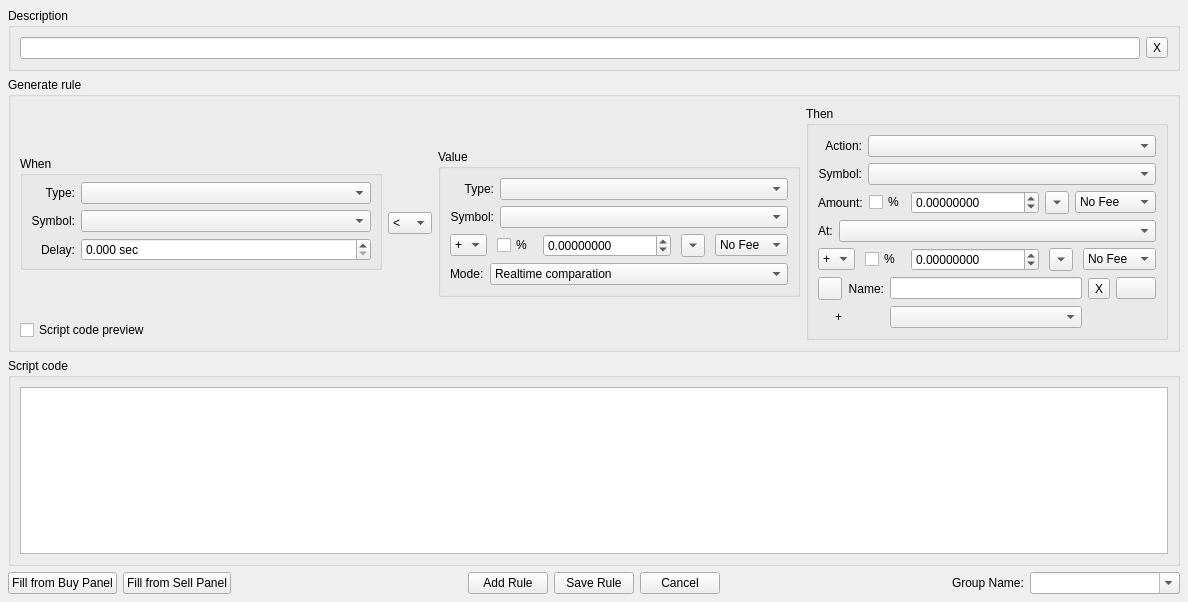
<?xml version="1.0" encoding="UTF-8"?>
<ui version="4.0">
 <class>AddRuleDialog</class>
 <widget class="QWidget" name="AddRuleDialog">
  <property name="geometry">
   <rect>
    <x>0</x>
    <y>0</y>
    <width>1188</width>
    <height>602</height>
   </rect>
  </property>
  <property name="maximumSize">
   <size>
    <width>2048</width>
    <height>1280</height>
   </size>
  </property>
  <property name="windowTitle">
   <string>Form</string>
  </property>
  <layout class="QGridLayout" name="gridLayout">
   <property name="leftMargin">
    <number>8</number>
   </property>
   <property name="topMargin">
    <number>8</number>
   </property>
   <property name="rightMargin">
    <number>8</number>
   </property>
   <property name="bottomMargin">
    <number>8</number>
   </property>
   <item row="2" column="0" colspan="5">
    <widget class="QGroupBox" name="scriptCodeGroupbox">
     <property name="sizePolicy">
      <sizepolicy hsizetype="Preferred" vsizetype="Expanding">
       <horstretch>0</horstretch>
       <verstretch>0</verstretch>
      </sizepolicy>
     </property>
     <property name="accessibleName">
      <string>SCRIPT_CODE</string>
     </property>
     <property name="title">
      <string>Script code</string>
     </property>
     <layout class="QGridLayout" name="gridLayout_8">
      <item row="0" column="0">
       <widget class="QTextEdit" name="scriptCodePreview">
        <property name="readOnly">
         <bool>true</bool>
        </property>
       </widget>
      </item>
     </layout>
    </widget>
   </item>
   <item row="3" column="0">
    <layout class="QHBoxLayout" name="horizontalLayout_2">
     <item>
      <widget class="QPushButton" name="fillFromBuyPanel">
       <property name="focusPolicy">
        <enum>Qt::NoFocus</enum>
       </property>
       <property name="accessibleName">
        <string>FILL_FROM_BUY_PANEL</string>
       </property>
       <property name="text">
        <string>Fill from Buy Panel</string>
       </property>
      </widget>
     </item>
     <item>
      <widget class="QPushButton" name="fillFromSellPanel">
       <property name="focusPolicy">
        <enum>Qt::NoFocus</enum>
       </property>
       <property name="accessibleName">
        <string>FILL_FROM_Sell_PANEL</string>
       </property>
       <property name="text">
        <string>Fill from Sell Panel</string>
       </property>
      </widget>
     </item>
     <item>
      <spacer name="horizontalSpacer">
       <property name="orientation">
        <enum>Qt::Horizontal</enum>
       </property>
       <property name="sizeHint" stdset="0">
        <size>
         <width>40</width>
         <height>20</height>
        </size>
       </property>
      </spacer>
     </item>
    </layout>
   </item>
   <item row="3" column="2">
    <widget class="QPushButton" name="buttonSaveRule">
     <property name="accessibleName">
      <string>SAVE_RULE</string>
     </property>
     <property name="text">
      <string>Save Rule</string>
     </property>
     <property name="autoDefault">
      <bool>true</bool>
     </property>
     <property name="default">
      <bool>false</bool>
     </property>
    </widget>
   </item>
   <item row="3" column="1">
    <widget class="QPushButton" name="buttonAddRule">
     <property name="accessibleName">
      <string>ADD_RULE</string>
     </property>
     <property name="text">
      <string>Add Rule</string>
     </property>
     <property name="autoDefault">
      <bool>true</bool>
     </property>
     <property name="default">
      <bool>false</bool>
     </property>
    </widget>
   </item>
   <item row="0" column="0" colspan="5">
    <widget class="QGroupBox" name="groupBox">
     <property name="accessibleName">
      <string>DESCRIPTION</string>
     </property>
     <property name="title">
      <string>Description</string>
     </property>
     <layout class="QGridLayout" name="gridLayout_10">
      <item row="0" column="0">
       <widget class="QLineEdit" name="descriptionText"/>
      </item>
      <item row="0" column="1">
       <widget class="QToolButton" name="descriptionClear">
        <property name="text">
         <string>X</string>
        </property>
       </widget>
      </item>
     </layout>
    </widget>
   </item>
   <item row="3" column="3">
    <widget class="QPushButton" name="buttonCancel">
     <property name="accessibleName">
      <string>TRCANCEL</string>
     </property>
     <property name="text">
      <string>Cancel</string>
     </property>
    </widget>
   </item>
   <item row="3" column="4">
    <layout class="QHBoxLayout" name="horizontalLayout_5">
     <item>
      <spacer name="horizontalSpacer_4">
       <property name="orientation">
        <enum>Qt::Horizontal</enum>
       </property>
       <property name="sizeType">
        <enum>QSizePolicy::Expanding</enum>
       </property>
       <property name="sizeHint" stdset="0">
        <size>
         <width>40</width>
         <height>20</height>
        </size>
       </property>
      </spacer>
     </item>
     <item>
      <widget class="QLabel" name="groupNameLabel">
       <property name="accessibleName">
        <string>GROUP_NAME</string>
       </property>
       <property name="text">
        <string>Group Name:</string>
       </property>
      </widget>
     </item>
     <item>
      <widget class="QComboBox" name="groupName">
       <property name="sizePolicy">
        <sizepolicy hsizetype="Preferred" vsizetype="Fixed">
         <horstretch>0</horstretch>
         <verstretch>0</verstretch>
        </sizepolicy>
       </property>
       <property name="minimumSize">
        <size>
         <width>150</width>
         <height>0</height>
        </size>
       </property>
       <property name="editable">
        <bool>true</bool>
       </property>
       <property name="sizeAdjustPolicy">
        <enum>QComboBox::AdjustToContents</enum>
       </property>
      </widget>
     </item>
    </layout>
   </item>
   <item row="1" column="0" colspan="5">
    <widget class="QGroupBox" name="addRuleGroupBox">
     <property name="sizePolicy">
      <sizepolicy hsizetype="Preferred" vsizetype="Preferred">
       <horstretch>0</horstretch>
       <verstretch>0</verstretch>
      </sizepolicy>
     </property>
     <property name="accessibleName">
      <string>GENERATE_RULE</string>
     </property>
     <property name="title">
      <string>Generate rule</string>
     </property>
     <layout class="QGridLayout" name="gridLayout_9">
      <item row="0" column="2">
       <layout class="QVBoxLayout" name="verticalLayout_5">
        <property name="spacing">
         <number>0</number>
        </property>
        <item>
         <spacer name="verticalSpacer_2">
          <property name="orientation">
           <enum>Qt::Vertical</enum>
          </property>
          <property name="sizeHint" stdset="0">
           <size>
            <width>20</width>
            <height>0</height>
           </size>
          </property>
         </spacer>
        </item>
        <item>
         <widget class="QGroupBox" name="whenValueGroupBox">
          <property name="sizePolicy">
           <sizepolicy hsizetype="Preferred" vsizetype="Preferred">
            <horstretch>0</horstretch>
            <verstretch>0</verstretch>
           </sizepolicy>
          </property>
          <property name="accessibleName">
           <string>VALUE</string>
          </property>
          <property name="title">
           <string>Value</string>
          </property>
          <layout class="QGridLayout" name="gridLayout_2">
           <item row="2" column="0">
            <widget class="QWidget" name="modeFon" native="true">
             <layout class="QGridLayout" name="gridLayout_7">
              <property name="leftMargin">
               <number>0</number>
              </property>
              <property name="topMargin">
               <number>0</number>
              </property>
              <property name="rightMargin">
               <number>0</number>
              </property>
              <property name="bottomMargin">
               <number>0</number>
              </property>
              <item row="0" column="0">
               <widget class="QLabel" name="variableBModeLabel">
                <property name="sizePolicy">
                 <sizepolicy hsizetype="Maximum" vsizetype="Preferred">
                  <horstretch>0</horstretch>
                  <verstretch>0</verstretch>
                 </sizepolicy>
                </property>
                <property name="accessibleName">
                 <string>MODE</string>
                </property>
                <property name="text">
                 <string>Mode:</string>
                </property>
               </widget>
              </item>
              <item row="0" column="1" colspan="2">
               <widget class="QComboBox" name="variableBMode">
                <property name="iconSize">
                 <size>
                  <width>24</width>
                  <height>24</height>
                 </size>
                </property>
                <item>
                 <property name="text">
                  <string>Realtime comparation</string>
                 </property>
                </item>
                <item>
                 <property name="text">
                  <string>Fixed. Save base value once at rule starts</string>
                 </property>
                </item>
                <item>
                 <property name="text">
                  <string>Trailing. Save base value on opposide direction</string>
                 </property>
                </item>
               </widget>
              </item>
             </layout>
            </widget>
           </item>
           <item row="1" column="0">
            <layout class="QHBoxLayout" name="horizontalLayout_3">
             <property name="spacing">
              <number>10</number>
             </property>
             <item>
              <widget class="QComboBox" name="variableBplusMinus">
               <item>
                <property name="text">
                 <string>+</string>
                </property>
               </item>
               <item>
                <property name="text">
                 <string>-</string>
                </property>
               </item>
               <item>
                <property name="text">
                 <string>*</string>
                </property>
               </item>
               <item>
                <property name="text">
                 <string>/</string>
                </property>
               </item>
              </widget>
             </item>
             <item>
              <widget class="QCheckBox" name="variableBPercent">
               <property name="text">
                <string>%</string>
               </property>
              </widget>
             </item>
             <item>
              <widget class="QDoubleSpinBox" name="variableBExact">
               <property name="sizePolicy">
                <sizepolicy hsizetype="Expanding" vsizetype="Fixed">
                 <horstretch>0</horstretch>
                 <verstretch>0</verstretch>
                </sizepolicy>
               </property>
               <property name="minimumSize">
                <size>
                 <width>120</width>
                 <height>0</height>
                </size>
               </property>
               <property name="decimals">
                <number>8</number>
               </property>
               <property name="minimum">
                <double>-9999999.000000000000000</double>
               </property>
               <property name="maximum">
                <double>9999999.000000000000000</double>
               </property>
              </widget>
             </item>
             <item>
              <widget class="QToolButton" name="variableBPercentButton">
               <property name="text">
                <string/>
               </property>
               <property name="popupMode">
                <enum>QToolButton::InstantPopup</enum>
               </property>
               <property name="toolButtonStyle">
                <enum>Qt::ToolButtonIconOnly</enum>
               </property>
               <property name="arrowType">
                <enum>Qt::DownArrow</enum>
               </property>
              </widget>
             </item>
             <item>
              <widget class="QComboBox" name="variableBFee">
               <property name="sizePolicy">
                <sizepolicy hsizetype="Expanding" vsizetype="Fixed">
                 <horstretch>0</horstretch>
                 <verstretch>0</verstretch>
                </sizepolicy>
               </property>
               <item>
                <property name="text">
                 <string>No Fee</string>
                </property>
               </item>
               <item>
                <property name="text">
                 <string>+ Fee</string>
                </property>
               </item>
               <item>
                <property name="text">
                 <string>- Fee</string>
                </property>
               </item>
              </widget>
             </item>
            </layout>
           </item>
           <item row="0" column="0">
            <layout class="QGridLayout" name="gridLayout_5">
             <item row="0" column="2">
              <widget class="QComboBox" name="variableB">
               <property name="sizePolicy">
                <sizepolicy hsizetype="Expanding" vsizetype="Fixed">
                 <horstretch>0</horstretch>
                 <verstretch>0</verstretch>
                </sizepolicy>
               </property>
               <property name="maxVisibleItems">
                <number>30</number>
               </property>
              </widget>
             </item>
             <item row="0" column="1">
              <widget class="QLabel" name="label_3">
               <property name="sizePolicy">
                <sizepolicy hsizetype="Preferred" vsizetype="Preferred">
                 <horstretch>0</horstretch>
                 <verstretch>0</verstretch>
                </sizepolicy>
               </property>
               <property name="accessibleName">
                <string>TYPE</string>
               </property>
               <property name="text">
                <string>Type:</string>
               </property>
               <property name="alignment">
                <set>Qt::AlignRight|Qt::AlignTrailing|Qt::AlignVCenter</set>
               </property>
              </widget>
             </item>
             <item row="1" column="2">
              <widget class="QComboBox" name="valueBSymbol">
               <property name="sizePolicy">
                <sizepolicy hsizetype="Expanding" vsizetype="Fixed">
                 <horstretch>0</horstretch>
                 <verstretch>0</verstretch>
                </sizepolicy>
               </property>
               <property name="accessibleName">
                <string>SYMBOL</string>
               </property>
              </widget>
             </item>
             <item row="1" column="1">
              <widget class="QLabel" name="label_7">
               <property name="sizePolicy">
                <sizepolicy hsizetype="Preferred" vsizetype="Preferred">
                 <horstretch>0</horstretch>
                 <verstretch>0</verstretch>
                </sizepolicy>
               </property>
               <property name="accessibleName">
                <string>TR00005</string>
               </property>
               <property name="text">
                <string>Symbol:</string>
               </property>
               <property name="alignment">
                <set>Qt::AlignRight|Qt::AlignTrailing|Qt::AlignVCenter</set>
               </property>
              </widget>
             </item>
            </layout>
           </item>
          </layout>
         </widget>
        </item>
        <item>
         <spacer name="verticalSpacer">
          <property name="orientation">
           <enum>Qt::Vertical</enum>
          </property>
          <property name="sizeHint" stdset="0">
           <size>
            <width>20</width>
            <height>0</height>
           </size>
          </property>
         </spacer>
        </item>
       </layout>
      </item>
      <item row="0" column="3">
       <layout class="QVBoxLayout" name="verticalLayout_6">
        <property name="spacing">
         <number>0</number>
        </property>
        <item>
         <spacer name="verticalSpacer_7">
          <property name="orientation">
           <enum>Qt::Vertical</enum>
          </property>
          <property name="sizeHint" stdset="0">
           <size>
            <width>20</width>
            <height>0</height>
           </size>
          </property>
         </spacer>
        </item>
        <item>
         <widget class="QGroupBox" name="actionGroupBox">
          <property name="accessibleName">
           <string>THEN</string>
          </property>
          <property name="title">
           <string>Then</string>
          </property>
          <layout class="QVBoxLayout" name="verticalLayout_2">
           <item>
            <layout class="QGridLayout" name="gridLayout_6">
             <property name="topMargin">
              <number>0</number>
             </property>
             <item row="0" column="1">
              <widget class="QComboBox" name="thanType">
               <property name="sizePolicy">
                <sizepolicy hsizetype="Expanding" vsizetype="Fixed">
                 <horstretch>0</horstretch>
                 <verstretch>0</verstretch>
                </sizepolicy>
               </property>
               <property name="maxVisibleItems">
                <number>30</number>
               </property>
              </widget>
             </item>
             <item row="0" column="0">
              <widget class="QLabel" name="label_8">
               <property name="sizePolicy">
                <sizepolicy hsizetype="Preferred" vsizetype="Preferred">
                 <horstretch>0</horstretch>
                 <verstretch>0</verstretch>
                </sizepolicy>
               </property>
               <property name="accessibleName">
                <string>ACTION</string>
               </property>
               <property name="text">
                <string>Action:</string>
               </property>
               <property name="alignment">
                <set>Qt::AlignRight|Qt::AlignTrailing|Qt::AlignVCenter</set>
               </property>
              </widget>
             </item>
             <item row="1" column="0">
              <widget class="QLabel" name="thanSymbolLabel">
               <property name="sizePolicy">
                <sizepolicy hsizetype="Preferred" vsizetype="Preferred">
                 <horstretch>0</horstretch>
                 <verstretch>0</verstretch>
                </sizepolicy>
               </property>
               <property name="accessibleName">
                <string>TR00005</string>
               </property>
               <property name="text">
                <string>Symbol:</string>
               </property>
               <property name="alignment">
                <set>Qt::AlignRight|Qt::AlignTrailing|Qt::AlignVCenter</set>
               </property>
              </widget>
             </item>
             <item row="1" column="1">
              <widget class="QComboBox" name="thanSymbol">
               <property name="sizePolicy">
                <sizepolicy hsizetype="Expanding" vsizetype="Fixed">
                 <horstretch>0</horstretch>
                 <verstretch>0</verstretch>
                </sizepolicy>
               </property>
               <property name="accessibleName">
                <string>SYMBOL</string>
               </property>
              </widget>
             </item>
            </layout>
           </item>
           <item>
            <widget class="QWidget" name="doubleValueFon" native="true">
             <layout class="QVBoxLayout" name="verticalLayout">
              <property name="leftMargin">
               <number>0</number>
              </property>
              <property name="topMargin">
               <number>0</number>
              </property>
              <property name="rightMargin">
               <number>0</number>
              </property>
              <property name="bottomMargin">
               <number>0</number>
              </property>
              <item>
               <layout class="QGridLayout" name="gridLayout_3">
                <item row="0" column="1">
                 <widget class="QCheckBox" name="thanAmountPercent">
                  <property name="text">
                   <string>%</string>
                  </property>
                 </widget>
                </item>
                <item row="0" column="3">
                 <widget class="QToolButton" name="thanAmountPercentButton">
                  <property name="text">
                   <string/>
                  </property>
                  <property name="popupMode">
                   <enum>QToolButton::InstantPopup</enum>
                  </property>
                  <property name="toolButtonStyle">
                   <enum>Qt::ToolButtonIconOnly</enum>
                  </property>
                  <property name="arrowType">
                   <enum>Qt::DownArrow</enum>
                  </property>
                 </widget>
                </item>
                <item row="0" column="0">
                 <widget class="QLabel" name="label_6">
                  <property name="sizePolicy">
                   <sizepolicy hsizetype="Maximum" vsizetype="Preferred">
                    <horstretch>0</horstretch>
                    <verstretch>0</verstretch>
                   </sizepolicy>
                  </property>
                  <property name="accessibleName">
                   <string>AMOUNT</string>
                  </property>
                  <property name="text">
                   <string>Amount:</string>
                  </property>
                 </widget>
                </item>
                <item row="0" column="2">
                 <widget class="QDoubleSpinBox" name="thanAmount">
                  <property name="sizePolicy">
                   <sizepolicy hsizetype="Expanding" vsizetype="Fixed">
                    <horstretch>0</horstretch>
                    <verstretch>0</verstretch>
                   </sizepolicy>
                  </property>
                  <property name="minimumSize">
                   <size>
                    <width>120</width>
                    <height>0</height>
                   </size>
                  </property>
                  <property name="decimals">
                   <number>8</number>
                  </property>
                  <property name="minimum">
                   <double>-9999999.000000000000000</double>
                  </property>
                  <property name="maximum">
                   <double>9999999.000000000000000</double>
                  </property>
                 </widget>
                </item>
                <item row="0" column="4">
                 <widget class="QComboBox" name="thanAmountFee">
                  <property name="sizePolicy">
                   <sizepolicy hsizetype="Expanding" vsizetype="Fixed">
                    <horstretch>0</horstretch>
                    <verstretch>0</verstretch>
                   </sizepolicy>
                  </property>
                  <item>
                   <property name="text">
                    <string>No Fee</string>
                   </property>
                  </item>
                  <item>
                   <property name="text">
                    <string>+ Fee</string>
                   </property>
                  </item>
                  <item>
                   <property name="text">
                    <string>- Fee</string>
                   </property>
                  </item>
                 </widget>
                </item>
               </layout>
              </item>
              <item>
               <layout class="QHBoxLayout" name="horizontalLayout_12">
                <item>
                 <widget class="QLabel" name="label_4">
                  <property name="sizePolicy">
                   <sizepolicy hsizetype="Maximum" vsizetype="Preferred">
                    <horstretch>0</horstretch>
                    <verstretch>0</verstretch>
                   </sizepolicy>
                  </property>
                  <property name="accessibleName">
                   <string>AT</string>
                  </property>
                  <property name="text">
                   <string>At:</string>
                  </property>
                 </widget>
                </item>
                <item>
                 <widget class="QComboBox" name="thanPriceType">
                  <property name="sizePolicy">
                   <sizepolicy hsizetype="Expanding" vsizetype="Fixed">
                    <horstretch>0</horstretch>
                    <verstretch>0</verstretch>
                   </sizepolicy>
                  </property>
                  <property name="maxVisibleItems">
                   <number>30</number>
                  </property>
                 </widget>
                </item>
               </layout>
              </item>
              <item>
               <layout class="QHBoxLayout" name="horizontalLayout">
                <property name="spacing">
                 <number>10</number>
                </property>
                <item>
                 <widget class="QComboBox" name="thanPricePlusMinus">
                  <item>
                   <property name="text">
                    <string>+</string>
                   </property>
                  </item>
                  <item>
                   <property name="text">
                    <string>-</string>
                   </property>
                  </item>
                  <item>
                   <property name="text">
                    <string>*</string>
                   </property>
                  </item>
                  <item>
                   <property name="text">
                    <string>/</string>
                   </property>
                  </item>
                 </widget>
                </item>
                <item>
                 <widget class="QCheckBox" name="thanPricePercent">
                  <property name="text">
                   <string>%</string>
                  </property>
                 </widget>
                </item>
                <item>
                 <widget class="QDoubleSpinBox" name="thanPriceValue">
                  <property name="sizePolicy">
                   <sizepolicy hsizetype="Expanding" vsizetype="Fixed">
                    <horstretch>0</horstretch>
                    <verstretch>0</verstretch>
                   </sizepolicy>
                  </property>
                  <property name="minimumSize">
                   <size>
                    <width>120</width>
                    <height>0</height>
                   </size>
                  </property>
                  <property name="decimals">
                   <number>8</number>
                  </property>
                  <property name="minimum">
                   <double>-9999999.000000000000000</double>
                  </property>
                  <property name="maximum">
                   <double>9999999.000000000000000</double>
                  </property>
                 </widget>
                </item>
                <item>
                 <widget class="QToolButton" name="thanPricePercentButton">
                  <property name="text">
                   <string/>
                  </property>
                  <property name="popupMode">
                   <enum>QToolButton::InstantPopup</enum>
                  </property>
                  <property name="toolButtonStyle">
                   <enum>Qt::ToolButtonIconOnly</enum>
                  </property>
                  <property name="arrowType">
                   <enum>Qt::DownArrow</enum>
                  </property>
                 </widget>
                </item>
                <item>
                 <widget class="QComboBox" name="thanPriceFee">
                  <property name="sizePolicy">
                   <sizepolicy hsizetype="Expanding" vsizetype="Fixed">
                    <horstretch>0</horstretch>
                    <verstretch>0</verstretch>
                   </sizepolicy>
                  </property>
                  <item>
                   <property name="text">
                    <string>No Fee</string>
                   </property>
                  </item>
                  <item>
                   <property name="text">
                    <string>+ Fee</string>
                   </property>
                  </item>
                  <item>
                   <property name="text">
                    <string>- Fee</string>
                   </property>
                  </item>
                 </widget>
                </item>
               </layout>
              </item>
             </layout>
            </widget>
           </item>
           <item>
            <layout class="QGridLayout" name="gridLayout_11">
             <item row="0" column="6">
              <widget class="QPushButton" name="thanTextBrowse">
               <property name="text">
                <string/>
               </property>
               <property name="icon">
                <iconset resource="../QtResource.qrc">
                 <normaloff>:/Resources/Open.png</normaloff>:/Resources/Open.png</iconset>
               </property>
              </widget>
             </item>
             <item row="1" column="3">
              <widget class="QComboBox" name="sayCode">
               <property name="sizePolicy">
                <sizepolicy hsizetype="Expanding" vsizetype="Fixed">
                 <horstretch>0</horstretch>
                 <verstretch>0</verstretch>
                </sizepolicy>
               </property>
               <property name="maxVisibleItems">
                <number>30</number>
               </property>
              </widget>
             </item>
             <item row="0" column="3">
              <widget class="QLineEdit" name="thanText"/>
             </item>
             <item row="0" column="5">
              <widget class="QToolButton" name="clearTextButton">
               <property name="text">
                <string>X</string>
               </property>
              </widget>
             </item>
             <item row="0" column="2">
              <widget class="QLabel" name="nameLabel">
               <property name="sizePolicy">
                <sizepolicy hsizetype="Preferred" vsizetype="Preferred">
                 <horstretch>0</horstretch>
                 <verstretch>0</verstretch>
                </sizepolicy>
               </property>
               <property name="accessibleName">
                <string>NAME</string>
               </property>
               <property name="text">
                <string>Name:</string>
               </property>
               <property name="alignment">
                <set>Qt::AlignRight|Qt::AlignTrailing|Qt::AlignVCenter</set>
               </property>
              </widget>
             </item>
             <item row="0" column="1">
              <widget class="QToolButton" name="playButton">
               <property name="text">
                <string/>
               </property>
               <property name="icon">
                <iconset resource="../QtResource.qrc">
                 <normaloff>:/Resources/Play.png</normaloff>:/Resources/Play.png</iconset>
               </property>
              </widget>
             </item>
             <item row="1" column="1">
              <widget class="QLabel" name="sayLabelPlus">
               <property name="sizePolicy">
                <sizepolicy hsizetype="Preferred" vsizetype="Preferred">
                 <horstretch>0</horstretch>
                 <verstretch>0</verstretch>
                </sizepolicy>
               </property>
               <property name="accessibleName">
                <string>+</string>
               </property>
               <property name="text">
                <string>+</string>
               </property>
               <property name="alignment">
                <set>Qt::AlignRight|Qt::AlignTrailing|Qt::AlignVCenter</set>
               </property>
              </widget>
             </item>
            </layout>
           </item>
          </layout>
         </widget>
        </item>
        <item>
         <spacer name="verticalSpacer_8">
          <property name="orientation">
           <enum>Qt::Vertical</enum>
          </property>
          <property name="sizeHint" stdset="0">
           <size>
            <width>20</width>
            <height>0</height>
           </size>
          </property>
         </spacer>
        </item>
       </layout>
      </item>
      <item row="0" column="0">
       <layout class="QVBoxLayout" name="verticalLayout_3">
        <property name="spacing">
         <number>0</number>
        </property>
        <item>
         <spacer name="verticalSpacer_6">
          <property name="orientation">
           <enum>Qt::Vertical</enum>
          </property>
          <property name="sizeHint" stdset="0">
           <size>
            <width>20</width>
            <height>0</height>
           </size>
          </property>
         </spacer>
        </item>
        <item>
         <widget class="QGroupBox" name="groupBoxWhen">
          <property name="accessibleName">
           <string/>
          </property>
          <property name="title">
           <string>When</string>
          </property>
          <layout class="QGridLayout" name="gridLayout_4">
           <property name="leftMargin">
            <number>8</number>
           </property>
           <property name="topMargin">
            <number>6</number>
           </property>
           <property name="rightMargin">
            <number>8</number>
           </property>
           <property name="bottomMargin">
            <number>6</number>
           </property>
           <item row="1" column="0">
            <widget class="QLabel" name="valueALabel">
             <property name="sizePolicy">
              <sizepolicy hsizetype="Preferred" vsizetype="Preferred">
               <horstretch>0</horstretch>
               <verstretch>0</verstretch>
              </sizepolicy>
             </property>
             <property name="accessibleName">
              <string>TR00005</string>
             </property>
             <property name="text">
              <string>Symbol:</string>
             </property>
             <property name="alignment">
              <set>Qt::AlignRight|Qt::AlignTrailing|Qt::AlignVCenter</set>
             </property>
            </widget>
           </item>
           <item row="1" column="1">
            <widget class="QComboBox" name="valueASymbol">
             <property name="sizePolicy">
              <sizepolicy hsizetype="Expanding" vsizetype="Fixed">
               <horstretch>0</horstretch>
               <verstretch>0</verstretch>
              </sizepolicy>
             </property>
             <property name="accessibleName">
              <string>SYMBOL</string>
             </property>
            </widget>
           </item>
           <item row="0" column="1">
            <widget class="QComboBox" name="variableA">
             <property name="sizePolicy">
              <sizepolicy hsizetype="Expanding" vsizetype="Fixed">
               <horstretch>0</horstretch>
               <verstretch>0</verstretch>
              </sizepolicy>
             </property>
             <property name="maxVisibleItems">
              <number>30</number>
             </property>
            </widget>
           </item>
           <item row="0" column="0">
            <widget class="QLabel" name="label">
             <property name="sizePolicy">
              <sizepolicy hsizetype="Preferred" vsizetype="Preferred">
               <horstretch>0</horstretch>
               <verstretch>0</verstretch>
              </sizepolicy>
             </property>
             <property name="accessibleName">
              <string>TYPE</string>
             </property>
             <property name="text">
              <string>Type:</string>
             </property>
             <property name="alignment">
              <set>Qt::AlignRight|Qt::AlignTrailing|Qt::AlignVCenter</set>
             </property>
            </widget>
           </item>
           <item row="2" column="0">
            <widget class="QLabel" name="delayLabel">
             <property name="sizePolicy">
              <sizepolicy hsizetype="Preferred" vsizetype="Preferred">
               <horstretch>0</horstretch>
               <verstretch>0</verstretch>
              </sizepolicy>
             </property>
             <property name="accessibleName">
              <string>DELAY</string>
             </property>
             <property name="text">
              <string>Delay:</string>
             </property>
             <property name="alignment">
              <set>Qt::AlignRight|Qt::AlignTrailing|Qt::AlignVCenter</set>
             </property>
            </widget>
           </item>
           <item row="2" column="1">
            <widget class="QDoubleSpinBox" name="delayValue">
             <property name="sizePolicy">
              <sizepolicy hsizetype="Expanding" vsizetype="Fixed">
               <horstretch>0</horstretch>
               <verstretch>0</verstretch>
              </sizepolicy>
             </property>
             <property name="minimumSize">
              <size>
               <width>120</width>
               <height>0</height>
              </size>
             </property>
             <property name="accessibleName">
              <string>TR00113</string>
             </property>
             <property name="suffix">
              <string> sec</string>
             </property>
             <property name="decimals">
              <number>3</number>
             </property>
             <property name="minimum">
              <double>0.000000000000000</double>
             </property>
             <property name="maximum">
              <double>10000000.000000000000000</double>
             </property>
             <property name="singleStep">
              <double>0.100000000000000</double>
             </property>
            </widget>
           </item>
          </layout>
         </widget>
        </item>
        <item>
         <spacer name="verticalSpacer_5">
          <property name="orientation">
           <enum>Qt::Vertical</enum>
          </property>
          <property name="sizeHint" stdset="0">
           <size>
            <width>20</width>
            <height>0</height>
           </size>
          </property>
         </spacer>
        </item>
        <item>
         <widget class="QCheckBox" name="codePreview">
          <property name="accessibleName">
           <string>SCRIPT_PREVIEW</string>
          </property>
          <property name="text">
           <string>Script code preview</string>
          </property>
         </widget>
        </item>
       </layout>
      </item>
      <item row="0" column="1">
       <layout class="QVBoxLayout" name="verticalLayout_4">
        <property name="spacing">
         <number>0</number>
        </property>
        <item>
         <spacer name="verticalSpacer_3">
          <property name="orientation">
           <enum>Qt::Vertical</enum>
          </property>
          <property name="sizeHint" stdset="0">
           <size>
            <width>20</width>
            <height>0</height>
           </size>
          </property>
         </spacer>
        </item>
        <item>
         <widget class="QComboBox" name="comparation">
          <item>
           <property name="text">
            <string>&lt;</string>
           </property>
          </item>
          <item>
           <property name="text">
            <string>&gt;</string>
           </property>
          </item>
          <item>
           <property name="text">
            <string>=</string>
           </property>
          </item>
          <item>
           <property name="text">
            <string>&lt;=</string>
           </property>
          </item>
          <item>
           <property name="text">
            <string>&gt;=</string>
           </property>
          </item>
          <item>
           <property name="text">
            <string>&lt;&gt;</string>
           </property>
          </item>
         </widget>
        </item>
        <item>
         <spacer name="verticalSpacer_4">
          <property name="orientation">
           <enum>Qt::Vertical</enum>
          </property>
          <property name="sizeHint" stdset="0">
           <size>
            <width>20</width>
            <height>0</height>
           </size>
          </property>
         </spacer>
        </item>
       </layout>
      </item>
     </layout>
    </widget>
   </item>
  </layout>
 </widget>
 <resources>
  <include location="../QtResource.qrc"/>
 </resources>
 <connections>
  <connection>
   <sender>descriptionClear</sender>
   <signal>clicked()</signal>
   <receiver>descriptionText</receiver>
   <slot>clear()</slot>
   <hints>
    <hint type="sourcelabel">
     <x>1169</x>
     <y>49</y>
    </hint>
    <hint type="destinationlabel">
     <x>1144</x>
     <y>50</y>
    </hint>
   </hints>
  </connection>
  <connection>
   <sender>clearTextButton</sender>
   <signal>clicked()</signal>
   <receiver>thanText</receiver>
   <slot>clear()</slot>
   <hints>
    <hint type="sourcelabel">
     <x>1123</x>
     <y>277</y>
    </hint>
    <hint type="destinationlabel">
     <x>1098</x>
     <y>278</y>
    </hint>
   </hints>
  </connection>
  <connection>
   <sender>codePreview</sender>
   <signal>toggled(bool)</signal>
   <receiver>scriptCodeGroupbox</receiver>
   <slot>setVisible(bool)</slot>
   <hints>
    <hint type="sourcelabel">
     <x>167</x>
     <y>317</y>
    </hint>
    <hint type="destinationlabel">
     <x>92</x>
     <y>518</y>
    </hint>
   </hints>
  </connection>
  <connection>
   <sender>buttonCancel</sender>
   <signal>clicked()</signal>
   <receiver>AddRuleDialog</receiver>
   <slot>reject()</slot>
   <hints>
    <hint type="sourcelabel">
     <x>712</x>
     <y>592</y>
    </hint>
    <hint type="destinationlabel">
     <x>703</x>
     <y>600</y>
    </hint>
   </hints>
  </connection>
 </connections>
 <slots>
  <slot>reject()</slot>
 </slots>
</ui>
